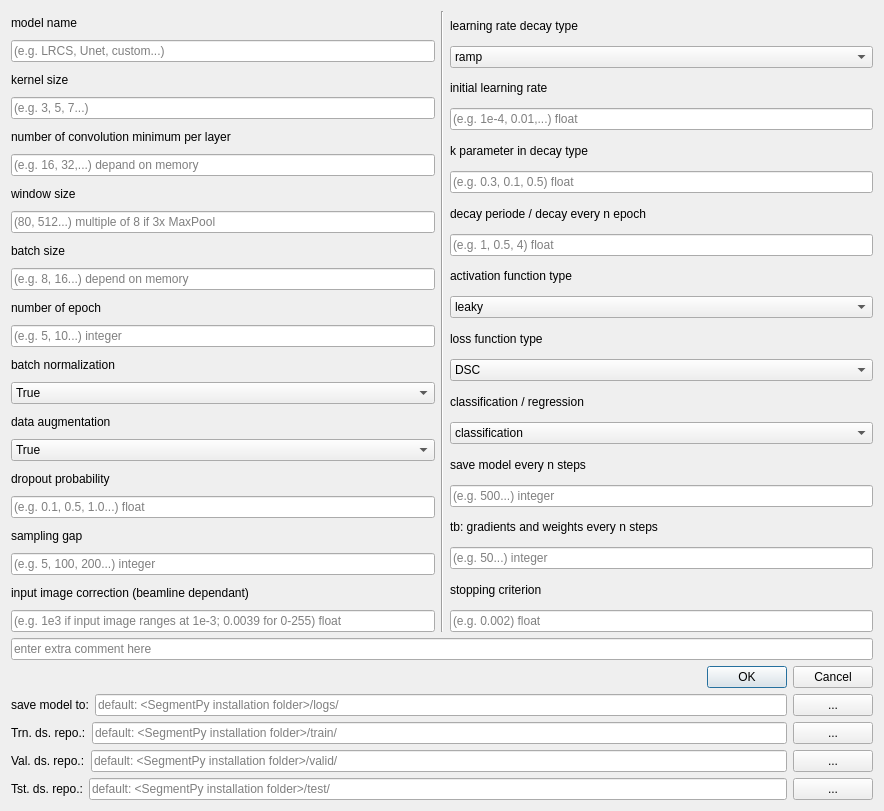
<?xml version="1.0" encoding="UTF-8"?>
<ui version="4.0">
 <class>Dialog</class>
 <widget class="QDialog" name="Dialog">
  <property name="geometry">
   <rect>
    <x>0</x>
    <y>0</y>
    <width>884</width>
    <height>811</height>
   </rect>
  </property>
  <property name="windowTitle">
   <string>Dialog</string>
  </property>
  <layout class="QGridLayout" name="gridLayout">
   <item row="0" column="0">
    <layout class="QVBoxLayout" name="verticalLayout_3">
     <item>
      <layout class="QHBoxLayout" name="horizontalLayout">
       <item>
        <layout class="QVBoxLayout" name="verticalLayout_2">
         <item>
          <widget class="QLabel" name="label">
           <property name="text">
            <string>model name</string>
           </property>
          </widget>
         </item>
         <item>
          <widget class="QLineEdit" name="mdl">
           <property name="placeholderText">
            <string>(e.g. LRCS, Unet, custom...)</string>
           </property>
          </widget>
         </item>
         <item>
          <widget class="QLabel" name="label_2">
           <property name="text">
            <string>kernel size</string>
           </property>
          </widget>
         </item>
         <item>
          <widget class="QLineEdit" name="ksize">
           <property name="placeholderText">
            <string>(e.g. 3, 5, 7...)</string>
           </property>
          </widget>
         </item>
         <item>
          <widget class="QLabel" name="label_3">
           <property name="text">
            <string>number of convolution minimum per layer</string>
           </property>
          </widget>
         </item>
         <item>
          <widget class="QLineEdit" name="nbconv">
           <property name="placeholderText">
            <string>(e.g. 16, 32,...) depand on memory</string>
           </property>
          </widget>
         </item>
         <item>
          <widget class="QLabel" name="label_4">
           <property name="text">
            <string>window size</string>
           </property>
          </widget>
         </item>
         <item>
          <widget class="QLineEdit" name="winsize">
           <property name="text">
            <string/>
           </property>
           <property name="placeholderText">
            <string>(80, 512...) multiple of 8 if 3x MaxPool</string>
           </property>
          </widget>
         </item>
         <item>
          <widget class="QLabel" name="label_5">
           <property name="text">
            <string>batch size</string>
           </property>
          </widget>
         </item>
         <item>
          <widget class="QLineEdit" name="batsize">
           <property name="placeholderText">
            <string>(e.g. 8, 16...) depend on memory</string>
           </property>
          </widget>
         </item>
         <item>
          <widget class="QLabel" name="label_6">
           <property name="text">
            <string>number of epoch</string>
           </property>
          </widget>
         </item>
         <item>
          <widget class="QLineEdit" name="nbepoch">
           <property name="text">
            <string/>
           </property>
           <property name="placeholderText">
            <string>(e.g. 5, 10...) integer</string>
           </property>
          </widget>
         </item>
         <item>
          <widget class="QLabel" name="label_7">
           <property name="text">
            <string>batch normalization</string>
           </property>
          </widget>
         </item>
         <item>
          <widget class="QComboBox" name="batnorm">
           <item>
            <property name="text">
             <string>True</string>
            </property>
           </item>
           <item>
            <property name="text">
             <string>False</string>
            </property>
           </item>
          </widget>
         </item>
         <item>
          <widget class="QLabel" name="label_8">
           <property name="text">
            <string>data augmentation</string>
           </property>
          </widget>
         </item>
         <item>
          <widget class="QComboBox" name="aug">
           <item>
            <property name="text">
             <string>True</string>
            </property>
           </item>
           <item>
            <property name="text">
             <string>False</string>
            </property>
           </item>
          </widget>
         </item>
         <item>
          <widget class="QLabel" name="label_9">
           <property name="text">
            <string>dropout probability</string>
           </property>
          </widget>
         </item>
         <item>
          <widget class="QLineEdit" name="dropout">
           <property name="placeholderText">
            <string>(e.g. 0.1, 0.5, 1.0...) float</string>
           </property>
          </widget>
         </item>
         <item>
          <widget class="QLabel" name="label_23">
           <property name="text">
            <string>sampling gap</string>
           </property>
          </widget>
         </item>
         <item>
          <widget class="QLineEdit" name="sampling_gap">
           <property name="placeholderText">
            <string>(e.g. 5, 100, 200...) integer</string>
           </property>
          </widget>
         </item>
         <item>
          <widget class="QLabel" name="label_25">
           <property name="text">
            <string>input image correction (beamline dependant)</string>
           </property>
          </widget>
         </item>
         <item>
          <widget class="QLineEdit" name="correction">
           <property name="placeholderText">
            <string>(e.g. 1e3 if input image ranges at 1e-3; 0.0039 for 0-255) float</string>
           </property>
          </widget>
         </item>
        </layout>
       </item>
       <item>
        <widget class="Line" name="line">
         <property name="orientation">
          <enum>Qt::Vertical</enum>
         </property>
        </widget>
       </item>
       <item>
        <layout class="QVBoxLayout" name="verticalLayout">
         <item>
          <widget class="QLabel" name="label_10">
           <property name="text">
            <string>learning rate decay type</string>
           </property>
          </widget>
         </item>
         <item>
          <widget class="QComboBox" name="lrtype">
           <item>
            <property name="text">
             <string>ramp</string>
            </property>
           </item>
           <item>
            <property name="text">
             <string>exp</string>
            </property>
           </item>
           <item>
            <property name="text">
             <string>constant</string>
            </property>
           </item>
          </widget>
         </item>
         <item>
          <widget class="QLabel" name="label_11">
           <property name="text">
            <string>initial learning rate</string>
           </property>
          </widget>
         </item>
         <item>
          <widget class="QLineEdit" name="initlr">
           <property name="placeholderText">
            <string>(e.g. 1e-4, 0.01,...) float</string>
           </property>
          </widget>
         </item>
         <item>
          <widget class="QLabel" name="label_12">
           <property name="text">
            <string>k parameter in decay type</string>
           </property>
          </widget>
         </item>
         <item>
          <widget class="QLineEdit" name="kparam">
           <property name="placeholderText">
            <string>(e.g. 0.3, 0.1, 0.5) float</string>
           </property>
          </widget>
         </item>
         <item>
          <widget class="QLabel" name="label_13">
           <property name="text">
            <string>decay periode / decay every n epoch</string>
           </property>
          </widget>
         </item>
         <item>
          <widget class="QLineEdit" name="pparam">
           <property name="placeholderText">
            <string>(e.g. 1, 0.5, 4) float </string>
           </property>
          </widget>
         </item>
         <item>
          <widget class="QLabel" name="label_14">
           <property name="text">
            <string>activation function type</string>
           </property>
          </widget>
         </item>
         <item>
          <widget class="QComboBox" name="actfn">
           <item>
            <property name="text">
             <string>leaky</string>
            </property>
           </item>
           <item>
            <property name="text">
             <string>relu</string>
            </property>
           </item>
           <item>
            <property name="text">
             <string>sigmoid</string>
            </property>
           </item>
           <item>
            <property name="text">
             <string>tanh</string>
            </property>
           </item>
           <item>
            <property name="text">
             <string>custom</string>
            </property>
           </item>
          </widget>
         </item>
         <item>
          <widget class="QLabel" name="label_15">
           <property name="text">
            <string>loss function type</string>
           </property>
          </widget>
         </item>
         <item>
          <widget class="QComboBox" name="lossfn">
           <item>
            <property name="text">
             <string>DSC</string>
            </property>
           </item>
           <item>
            <property name="text">
             <string>cross_entropy</string>
            </property>
           </item>
           <item>
            <property name="text">
             <string>MSE</string>
            </property>
           </item>
          </widget>
         </item>
         <item>
          <widget class="QLabel" name="label_16">
           <property name="text">
            <string>classification / regression</string>
           </property>
          </widget>
         </item>
         <item>
          <widget class="QComboBox" name="clsReg">
           <item>
            <property name="text">
             <string>classification</string>
            </property>
           </item>
           <item>
            <property name="text">
             <string>regression</string>
            </property>
           </item>
          </widget>
         </item>
         <item>
          <widget class="QLabel" name="label_17">
           <property name="text">
            <string>save model every n steps</string>
           </property>
          </widget>
         </item>
         <item>
          <widget class="QLineEdit" name="svsteps">
           <property name="placeholderText">
            <string>(e.g. 500...) integer</string>
           </property>
          </widget>
         </item>
         <item>
          <widget class="QLabel" name="label_18">
           <property name="text">
            <string>tb: gradients and weights every n steps</string>
           </property>
          </widget>
         </item>
         <item>
          <widget class="QLineEdit" name="tbstep">
           <property name="placeholderText">
            <string>(e.g. 50...) integer</string>
           </property>
          </widget>
         </item>
         <item>
          <widget class="QLabel" name="label_24">
           <property name="text">
            <string>stopping criterion</string>
           </property>
          </widget>
         </item>
         <item>
          <widget class="QLineEdit" name="criterion">
           <property name="placeholderText">
            <string>(e.g. 0.002) float</string>
           </property>
          </widget>
         </item>
        </layout>
       </item>
      </layout>
     </item>
     <item>
      <widget class="QLineEdit" name="comment">
       <property name="placeholderText">
        <string>enter extra comment here</string>
       </property>
      </widget>
     </item>
     <item>
      <widget class="QDialogButtonBox" name="buttonBox">
       <property name="orientation">
        <enum>Qt::Horizontal</enum>
       </property>
       <property name="standardButtons">
        <set>QDialogButtonBox::Cancel|QDialogButtonBox::Ok</set>
       </property>
      </widget>
     </item>
     <item>
      <layout class="QHBoxLayout" name="horizontalLayout_5">
       <item>
        <widget class="QLabel" name="label_22">
         <property name="text">
          <string>save model to:</string>
         </property>
        </widget>
       </item>
       <item>
        <widget class="QLineEdit" name="log_dir_line">
         <property name="placeholderText">
          <string>default: &lt;SegmentPy installation folder&gt;/logs/</string>
         </property>
        </widget>
       </item>
       <item>
        <widget class="QPushButton" name="log_dir_button">
         <property name="text">
          <string>...</string>
         </property>
        </widget>
       </item>
      </layout>
     </item>
     <item>
      <layout class="QHBoxLayout" name="horizontalLayout_3">
       <item>
        <widget class="QLabel" name="label_20">
         <property name="text">
          <string>Trn. ds. repo.:</string>
         </property>
        </widget>
       </item>
       <item>
        <widget class="QLineEdit" name="trn_dir_line">
         <property name="placeholderText">
          <string>default: &lt;SegmentPy installation folder&gt;/train/</string>
         </property>
        </widget>
       </item>
       <item>
        <widget class="QPushButton" name="trn_dir_button">
         <property name="text">
          <string>...</string>
         </property>
        </widget>
       </item>
      </layout>
     </item>
     <item>
      <layout class="QHBoxLayout" name="horizontalLayout_2">
       <item>
        <widget class="QLabel" name="label_19">
         <property name="text">
          <string>Val. ds. repo.:</string>
         </property>
        </widget>
       </item>
       <item>
        <widget class="QLineEdit" name="val_dir_line">
         <property name="placeholderText">
          <string>default: &lt;SegmentPy installation folder&gt;/valid/</string>
         </property>
        </widget>
       </item>
       <item>
        <widget class="QPushButton" name="val_dir_button">
         <property name="text">
          <string>...</string>
         </property>
        </widget>
       </item>
      </layout>
     </item>
     <item>
      <layout class="QHBoxLayout" name="horizontalLayout_4">
       <item>
        <widget class="QLabel" name="label_21">
         <property name="text">
          <string>Tst. ds. repo.:</string>
         </property>
        </widget>
       </item>
       <item>
        <widget class="QLineEdit" name="test_dir_line">
         <property name="placeholderText">
          <string>default: &lt;SegmentPy installation folder&gt;/test/</string>
         </property>
        </widget>
       </item>
       <item>
        <widget class="QPushButton" name="test_dir_button">
         <property name="text">
          <string>...</string>
         </property>
        </widget>
       </item>
      </layout>
     </item>
    </layout>
   </item>
  </layout>
 </widget>
 <resources/>
 <connections>
  <connection>
   <sender>buttonBox</sender>
   <signal>accepted()</signal>
   <receiver>Dialog</receiver>
   <slot>accept()</slot>
   <hints>
    <hint type="sourcelabel">
     <x>248</x>
     <y>254</y>
    </hint>
    <hint type="destinationlabel">
     <x>157</x>
     <y>274</y>
    </hint>
   </hints>
  </connection>
  <connection>
   <sender>buttonBox</sender>
   <signal>rejected()</signal>
   <receiver>Dialog</receiver>
   <slot>reject()</slot>
   <hints>
    <hint type="sourcelabel">
     <x>316</x>
     <y>260</y>
    </hint>
    <hint type="destinationlabel">
     <x>286</x>
     <y>274</y>
    </hint>
   </hints>
  </connection>
 </connections>
</ui>
